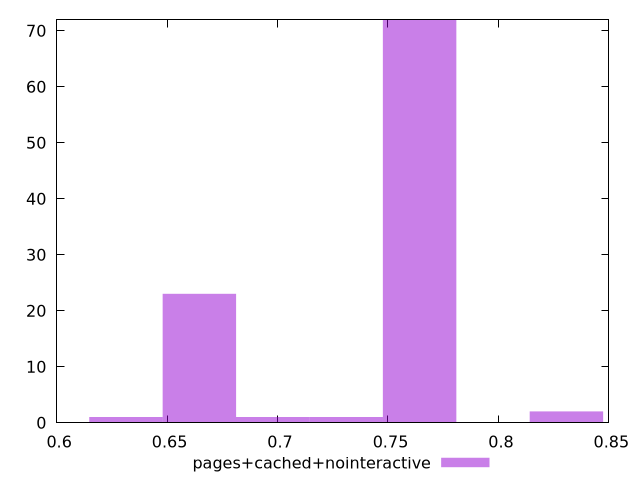

Recreate this plot in gnuplot.
$_pagesCachedNointeractive <<EOF
0.7643147647593848 72
0.664621534573378 23
0.6978526113020469 1
0.8307769182167225 2
0.6313904578447092 1
0.7310836880307159 1
EOF
set key outside below
set terminal pngcairo
set output "report_00004_2020-11-02T20-21-41.718Z/speed-index/pages+cached+nointeractive//hist.png"
set yrange [0:72]
set boxwidth 0.0332310767286689
set style fill transparent solid 0.5 noborder
plot $_pagesCachedNointeractive title "pages+cached+nointeractive" with boxes ,
